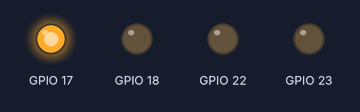
Bench run of a program on a simulated Raspberry Pi (BCM pin numbers). On the bench: output pins drawn as LEDs (lit = HIGH). At 11.5 s the program stops and its outputs stay as they are.

Above: at 0.02 s.
At 0.83 s:
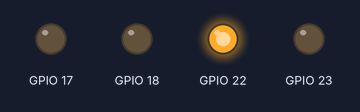
At 1.46 s:
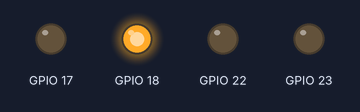
At 2.96 s:
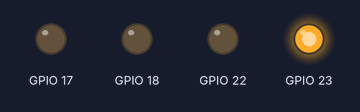
Timing chart, 0 to 3.3 s (numbered marks = the images above):
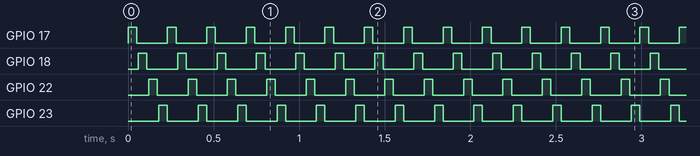

Measured:
- by itself, GPIO 17, GPIO 18, GPIO 22, GPIO 23: alternates HIGH for 0.05 s and LOW for 0.18 s, 100 changes in all, then stays LOW

The program:

multleds.py
```python
import RPi.GPIO as GPIO
import time

# turn off warnings
GPIO.setwarnings(False)

# specifies BCM and assigns GPIO pins
GPIO.setmode(GPIO.BCM)
GPIO.setup(17, GPIO.OUT)
GPIO.setup(18, GPIO.OUT)
GPIO.setup(22, GPIO.OUT)
GPIO.setup(23, GPIO.OUT)

# loop 50 times
for i in range(50):
    GPIO.output(17, True)
    time.sleep(.05)
    GPIO.output(17, False)
    time.sleep(.01)
    GPIO.output(18, True)
    time.sleep(.05)
    GPIO.output(18, False)
    time.sleep(.01)
    GPIO.output(22, True)
    time.sleep(.05)
    GPIO.output(22, False)
    time.sleep(.01)
    GPIO.output(23, True)
    time.sleep(.05)
    GPIO.output(23, False)

# this section turns all the lights off
GPIO.output(17, False)
GPIO.output(18, False)
GPIO.output(22, False)
GPIO.output(23, False)

# this is supposed to reset the GPIOs
GPIO.cleanup()
```
